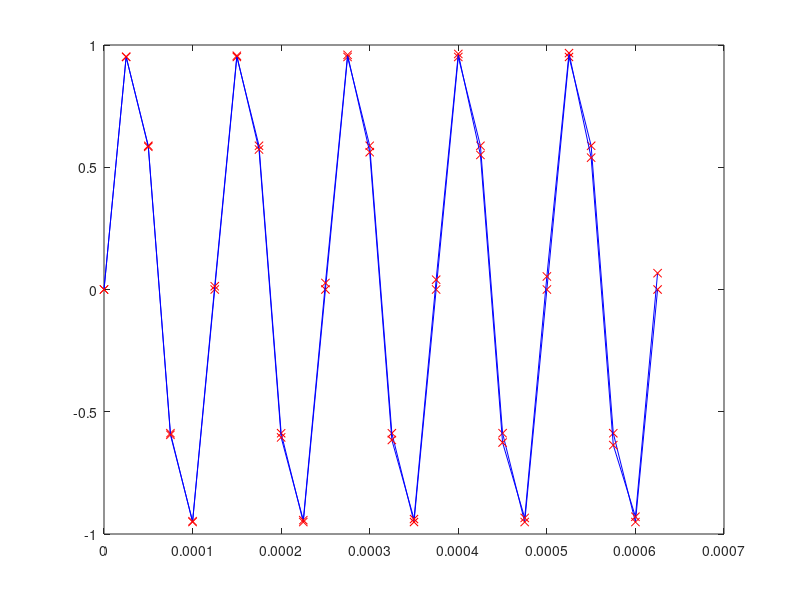
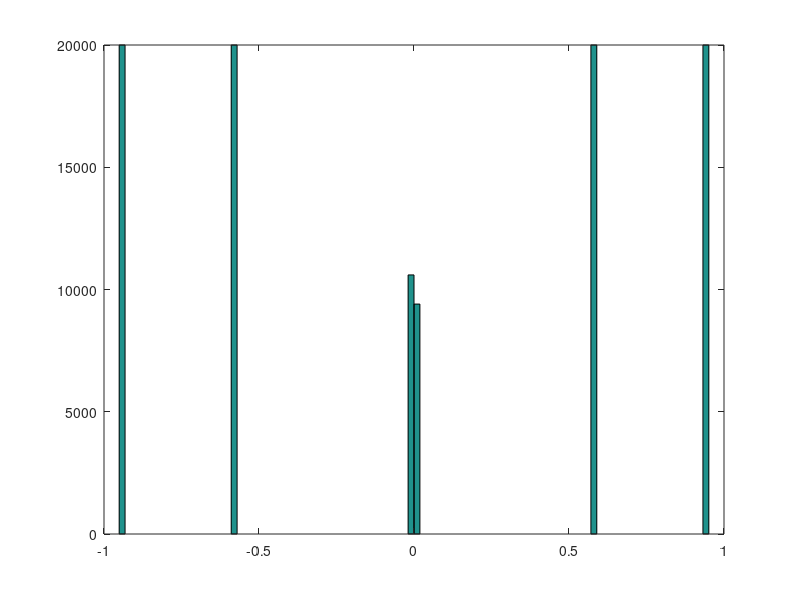
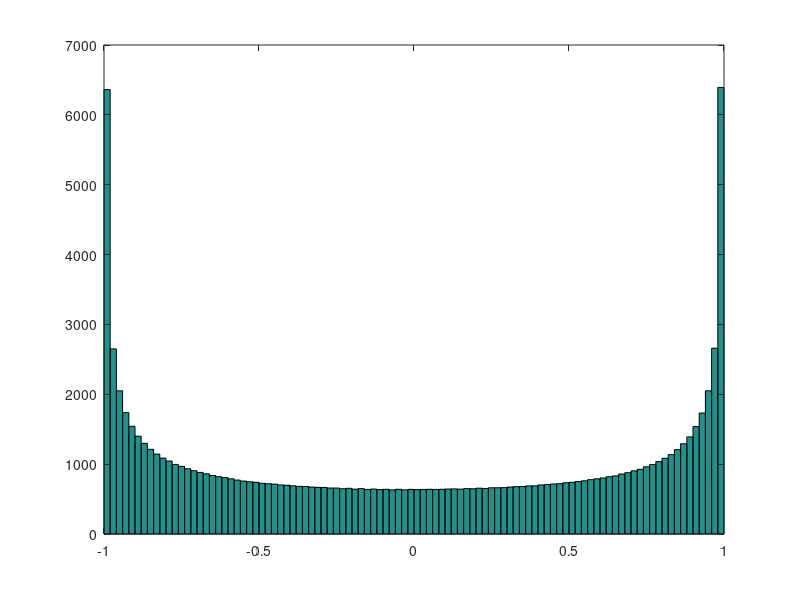

Source code (MATLAB) for these figures, in order:
T=2.5;              % Tidsutbredning
fs=4e4;             % Samplingsfrekvens
N=T*fs;             % Antal sampel
n=0:N-1;            % Vektor med sampelindex
t=1/fs*n;           % Vektor med sampeltidpunkter
f1=8000;            % signalens frekvens
x1=sin(2*pi*f1*t);  % Vektor med alla sampel
f2=8017;
x2=sin(2*pi*f2*t);

s1 = fs/f1;
s2 = fs/f2;

plot(t(1:s1*5+1), x1(1:s1*5+1), 'b-',t(1:s1*5+1), x1(1:s1*5+1), 'rx');
hold;
plot(t(1:s1*5+1), x2(1:s1*5+1), 'b-',t(1:s1*5+1), x2(1:s1*5+1), 'rx');
figure;
hist(x1, 100);
figure;
hist(x2, 100);
